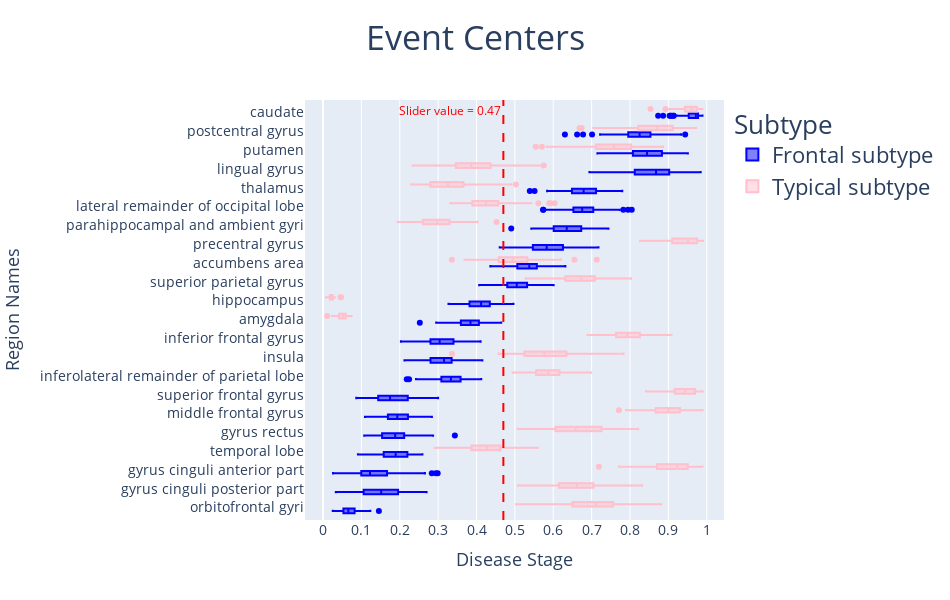

The notebook cell this image was saved under:
### Code cell
# Try commenting each line to see how the default values work

p = event_centers(T = T,
                  S = S,
                  color_list = color_list,
                  chosen_subtypes = chosen_subtypes,
                  subtype_labels = subtype_labels, 
                  orderBy = orderBy,
                  width = width,
                  height = height,
                  slider=slider
                 )
p

### Figure 1 — Plotly figure (JSON) as saved in the notebook; plotly's stock layout.template omitted (floating-point values rounded to 4 significant figures; data arrays with more than 128 entries replaced by an {"elided": "..."} marker saying what was removed)
{"data": [{"alignmentgroup": "True", "hovertemplate": "Subtype=Frontal subtype<br>Disease Stage=%{x}<br>Region Names=%{y}<extra></extra>", "legendgroup": "Frontal subtype", "marker": {"color": "blue"}, "name": "Frontal subtype", "notched": false, "offsetgroup": "Frontal subtype", "orientation": "h", "showlegend": true, "type": "box", "x": {"elided": "2200 float values"}, "x0": " ", "xaxis": "x", "y": {"elided": "2200 str values"}, "y0": " ", "yaxis": "y"}, {"alignmentgroup": "True", "hovertemplate": "Subtype=Typical subtype<br>Disease Stage=%{x}<br>Region Names=%{y}<extra></extra>", "legendgroup": "Typical subtype", "marker": {"color": "pink"}, "name": "Typical subtype", "notched": false, "offsetgroup": "Typical subtype", "orientation": "h", "showlegend": true, "type": "box", "x": {"elided": "2200 float values"}, "x0": " ", "xaxis": "x", "y": {"elided": "2200 str values"}, "y0": " ", "yaxis": "y"}], "layout": {"annotations": [{"font": {"color": "red"}, "showarrow": false, "text": "Slider value = 0.47", "x": 0.47, "xanchor": "right", "xref": "x", "y": 1, "yanchor": "top", "yref": "y domain"}], "boxmode": "group", "height": 600, "hovermode": false, "legend": {"font": {"size": 22}, "title": {"text": "Subtype"}, "tracegroupgap": 0}, "shapes": [{"line": {"color": "red", "dash": "dash", "width": 2}, "type": "line", "x0": 0.47, "x1": 0.47, "xref": "x", "y0": 0, "y1": 1, "yref": "y domain"}], "title": {"font": {"size": 34}, "text": "Event Centers", "x": 0.5}, "width": 950, "xaxis": {"anchor": "y", "domain": [0, 1], "dtick": 0.1, "tick0": 0, "tickfont": {"size": 14}, "tickmode": "linear", "title": {"font": {"size": 18}, "text": "Disease Stage"}}, "yaxis": {"anchor": "x", "categoryarray": [], "categoryorder": "array", "domain": [0, 1], "tickfont": {"size": 14}, "title": {"font": {"size": 18}, "text": "Region Names"}}}}
